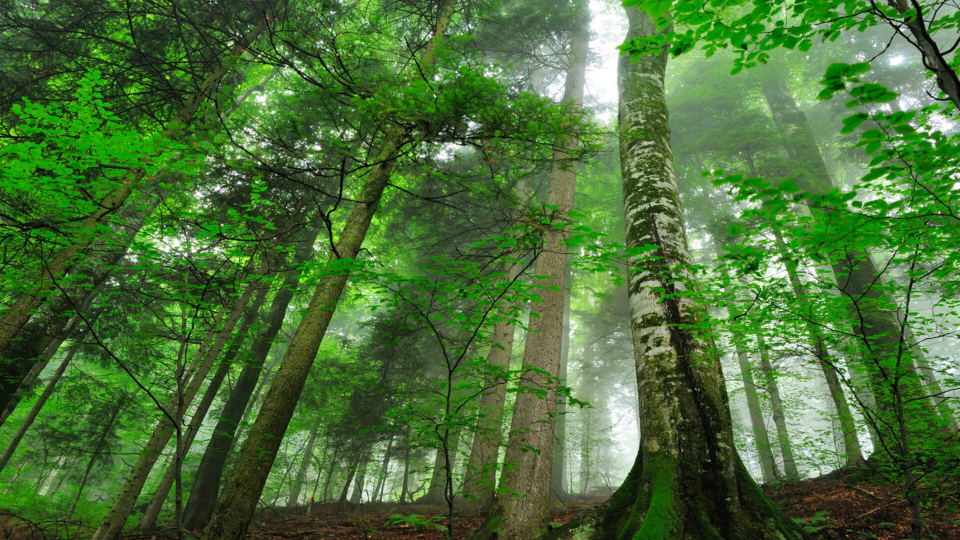
#> input picture 8/images/1.jpg, 1920 x 1080 px (shown at 1/2 size)
$ python 8_7.py
#> lines starting #> are read from the running program, lines starting #| are printed output that depends on the picture
# Импорт необходимых библиотек:
import cv2           # OpenCV для обработки изображений и работы с алгоритмами детекции/сопоставления
import numpy as np   # NumPy для работы с массивами и математическими операциями
import matplotlib.pyplot as plt  # Matplotlib для построения графиков и гистограмм

# ------------------------- ШАГ 1: Загрузка и модификация изображения -------------------------

# Задаём путь к исходному изображению.
# Замените 'img1.jpg' на путь к вашему изображению.
img_path = 'images/1.jpg'
img_original = cv2.imread(img_path)
#> img_original is the input picture: shape (1080, 1920, 3); mean B, G, R 54.9, 110.8, 73.7

# Проверяем, что изображение загружено корректно.
if img_original is None:
    raise IOError(f"Не удалось загрузить изображение по пути: {img_path}")

# Задаём коэффициент масштабирования (например, уменьшаем изображение в 2 раза).
scale_factor = 0.5

# Создаём модифицированное изображение посредством уменьшения размера.
img_modified = cv2.resize(img_original, (0, 0), fx=scale_factor, fy=scale_factor)
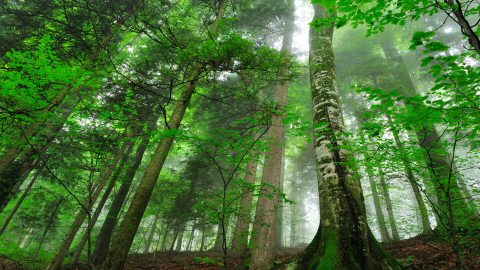
#> img_modified: shape (540, 960, 3) (shown at 1/2 size); mean B, G, R 55, 111, 73.8

save_dir = 'images/8_7.jpg'  # замените на нужную вам директорию
cv2.imwrite(save_dir, img_modified)


# Преобразуем изображения в оттенки серого (для детекции ключевых точек).
gray_original = cv2.cvtColor(img_original, cv2.COLOR_BGR2GRAY)
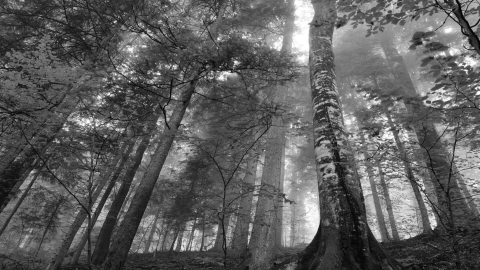
#> gray_original: shape (1080, 1920) (shown at 1/4 size); min 0, max 255, mean 93.3
gray_modified = cv2.cvtColor(img_modified, cv2.COLOR_BGR2GRAY)
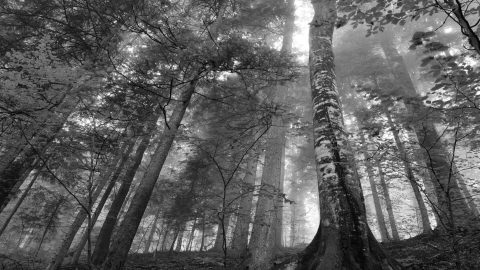
#> gray_modified: shape (540, 960) (shown at 1/2 size); min 1, max 255, mean 93.5

# ------------------------- ШАГ 2: Обнаружение ключевых точек на исходном изображении -------------------------

# Создаём объект детектора ORB.
# Параметр nfeatures можно оставить по умолчанию или задать достаточно большое число, чтобы получить все ключевые точки.
orb = cv2.ORB_create(nfeatures=500)

# Обнаруживаем ключевые точки и вычисляем дескрипторы для исходного изображения.
kp_original, des_original = orb.detectAndCompute(gray_original, None)
#> kp_original = 500 keypoints; strongest (x, y, size): (1731, 917, 44.6), (1732, 918, 37.2), (1732, 919, 31), (1731, 918, 53.6)

# Если не удалось обнаружить ключевые точки, выводим сообщение.
if kp_original is None or len(kp_original) == 0:
    raise ValueError("Не удалось обнаружить ключевые точки на исходном изображении.")

# Вычисляем bounding box (прямоугольник) для ключевых точек исходного изображения.
# Для этого получаем координаты всех ключевых точек и находим минимальные и максимальные значения.
pts = np.array([kp.pt for kp in kp_original])
#> pts = 500 pairs, first value 162 to 1885, second value 40.8 to 1002
min_x = int(np.min(pts[:, 0]))
#> min_x = 162
min_y = int(np.min(pts[:, 1]))
#> min_y = 40
max_x = int(np.max(pts[:, 0]))
#> max_x = 1885
max_y = int(np.max(pts[:, 1]))
#> max_y = 1002

print(f"Исходный bounding box по ключевым точкам: ({min_x}, {min_y}) - ({max_x}, {max_y})")
#| Исходный bounding box по ключевым точкам: (162, 40) - (1885, 1002)

# ------------------------- ШАГ 3: Обнаружение ключевых точек на модифицированном изображении с ограничением области -------------------------

# Обнаруживаем ключевые точки и вычисляем дескрипторы для модифицированного изображения.
kp_modified, des_modified = orb.detectAndCompute(gray_modified, None)
#> kp_modified = 500 keypoints; strongest (x, y, size): (865, 458, 31), (865, 457, 37.2), (459, 142, 31), (259, 163, 31)

# Если не удалось обнаружить ключевые точки, выводим сообщение.
if kp_modified is None or len(kp_modified) == 0:
    raise ValueError("Не удалось обнаружить ключевые точки на модифицированном изображении.")

# Вычисляем масштабированный bounding box для модифицированного изображения.
# Так как изображение уменьшено, координаты bounding box нужно масштабировать.
min_x_mod = int(min_x * scale_factor)
#> min_x_mod = 81
min_y_mod = int(min_y * scale_factor)
#> min_y_mod = 20
max_x_mod = int(max_x * scale_factor)
#> max_x_mod = 942
max_y_mod = int(max_y * scale_factor)
#> max_y_mod = 501

print(f"Масштабированный bounding box для модифицированного изображения: ({min_x_mod}, {min_y_mod}) - ({max_x_mod}, {max_y_mod})")
#| Масштабированный bounding box для модифицированного изображения: (81, 20) - (942, 501)

# Фильтруем ключевые точки модифицированного изображения: оставляем только те,
# которые находятся внутри вычисленного масштабированного прямоугольника.
filtered_kp = []
filtered_des = []
for kp, desc in zip(kp_modified, des_modified):
    x, y = kp.pt
    if min_x_mod <= x <= max_x_mod and min_y_mod <= y <= max_y_mod:
        filtered_kp.append(kp)
        filtered_des.append(desc)
#> this loop made 500 passes
#> (kp, x, y) on passes 1 to 3: (keypoint at (248, 257), size 31, 248, 257), (keypoint at (262, 53), size 31, 262, 53), (keypoint at (183, 258), size 31, 183, 258)
#> after the loop, filtered_des = 499 items; filtered_kp = 499 keypoints; strongest (x, y, size): (865, 458, 31), (865, 457, 37.2), (459, 142, 31), (259, 163, 31)

# Преобразуем список дескрипторов в массив NumPy.
if len(filtered_des) > 0:
    filtered_des = np.array(filtered_des)
else:
    raise ValueError("Нет ключевых точек в выбранном регионе модифицированного изображения.")

print(f"Количество ключевых точек на модифицированном изображении до фильтрации: {len(kp_modified)}")
#| Количество ключевых точек на модифицированном изображении до фильтрации: 500
print(f"Количество ключевых точек в пределах bounding box: {len(filtered_kp)}")
#| Количество ключевых точек в пределах bounding box: 499

# ------------------------- ШАГ 4: Сопоставление дескрипторов между изображениями -------------------------

# Создаём объект BFMatcher.
# Поскольку ORB генерирует бинарные дескрипторы, используем норму Hamming.
bf = cv2.BFMatcher(cv2.NORM_HAMMING, crossCheck=True)

# Выполняем сопоставление дескрипторов между исходным изображением и модифицированным (с ограниченными ключевыми точками).
matches = bf.match(des_original, filtered_des)
#> matches = 224 matches
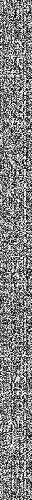
#> des_original: shape (500, 32); min 0, max 255, mean 129.2

# Сортируем совпадения по расстоянию (меньшее расстояние соответствует лучшему совпадению).
matches = sorted(matches, key=lambda x: x.distance)

# Извлекаем список расстояний для каждого совпадения.
distances = [m.distance for m in matches]
#> distances = 224 values from 7 to 85

# Вычисляем минимальное расстояние среди совпадений.
min_distance = min(distances) if distances else None
#> min_distance = 7
print(f"Минимальное расстояние между совпадающими дескрипторами: {min_distance}")
#| Минимальное расстояние между совпадающими дескрипторами: 7.0

# ------------------------- ШАГ 5: Визуализация результатов -------------------------

# Строим гистограмму распределения расстояний совпадений дескрипторов.
plt.figure(figsize=(10, 6))
plt.hist(distances, bins=20, alpha=0.7, color='blue', edgecolor='black')
plt.title("Гистограмма расстояний дескрипторов между исходным и модифицированным изображениями")
plt.xlabel("Расстояние дескрипторов")
plt.ylabel("Частота")
plt.grid(True)
plt.show()
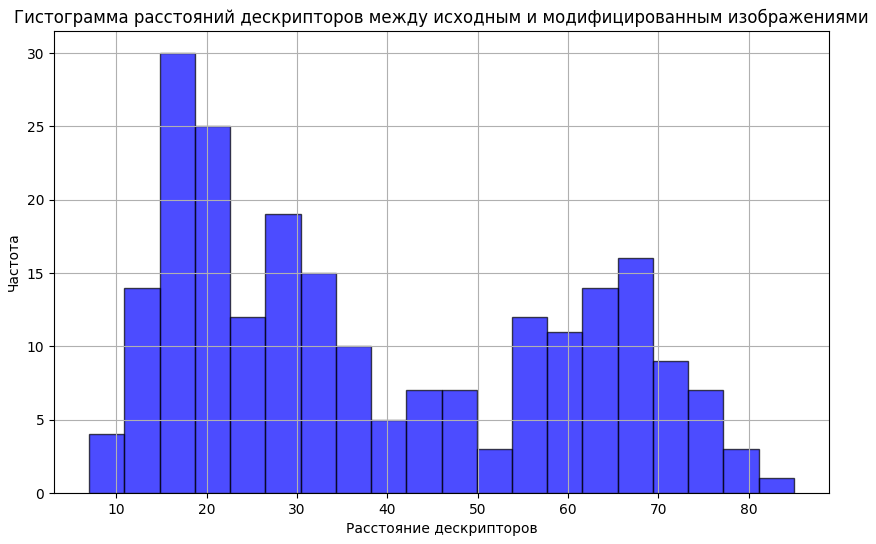
#> figure drawn by matplotlib, 1 panel; tallest bar 30 high, from x = 14.8 to 18.7

$ run again, with 8/images/2.jpg copied over 8/images/1.jpg
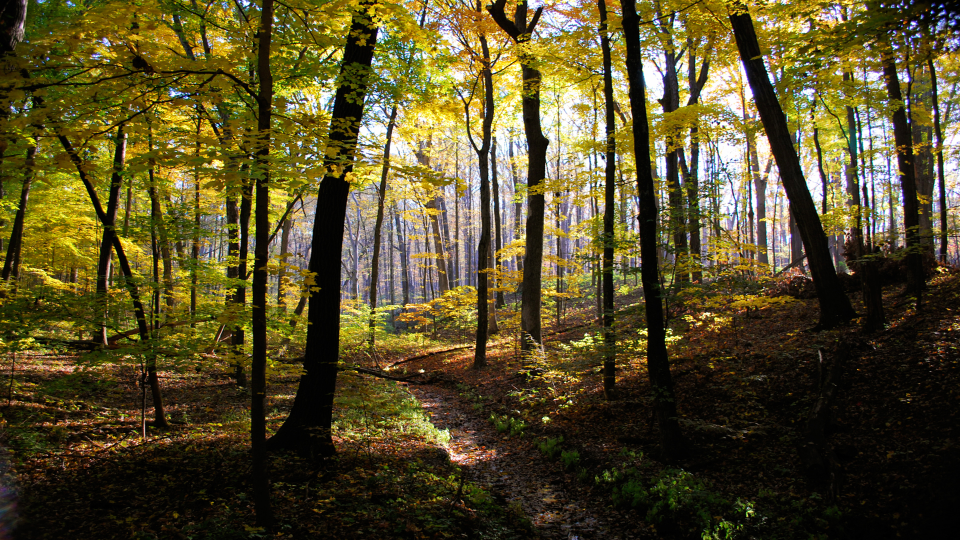
#> input picture 8/images/2.jpg, 1920 x 1080 px (shown at 1/2 size)
#> img_original is the input picture: shape (1080, 1920, 3); mean B, G, R 39.7, 75.9, 85.1
#> `gray_modified = cv2.cvtColor(img_modified, cv2.COLOR_BGR2GRAY)`:
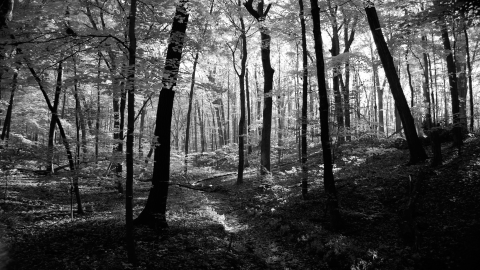
#> gray_modified: shape (540, 960) (shown at 1/2 size); min 0, max 255, mean 74.6
#> kp_original = 500 keypoints; strongest (x, y, size): (1230, 367, 31), (1438, 246, 31), (1201, 370, 37.2), (1037, 80, 31)
#> pts = 500 pairs, first value 36 to 1837.2, second value 32 to 1032
#> min_x = 36
#> min_y = 32
#> max_x = 1837
#> max_y = 1032
#| Исходный bounding box по ключевым точкам: (36, 32) - (1837, 1032)
#> kp_modified = 500 keypoints; strongest (x, y, size): (479, 149, 31), (479, 148, 37.2), (666, 338, 31), (603, 157, 31)
#> min_x_mod = 18
#> min_y_mod = 16
#> max_x_mod = 918
#> max_y_mod = 516
#| Масштабированный bounding box для модифицированного изображения: (18, 16) - (918, 516)
#> the loop `for kp, desc in zip(kp_modified, des_modified):` made 500 passes
#> (kp, x, y) on passes 1 to 3: (keypoint at (806, 262), size 31, 806, 262), (keypoint at (675, 66), size 31, 675, 66), (keypoint at (348, 172), size 31, 348, 172)
#> after the loop `for kp, desc in zip(kp_modified, des_modified):`: filtered_des = 499 items; filtered_kp = 499 keypoints; strongest (x, y, size): (479, 149, 31), (479, 148, 37.2), (666, 338, 31), (603, 157, 31)
#| Количество ключевых точек на модифицированном изображении до фильтрации: 500
#| Количество ключевых точек в пределах bounding box: 499
#> matches = 201 matches
#> distances = 201 values from 7 to 79
#> min_distance = 7
#| Минимальное расстояние между совпадающими дескрипторами: 7.0
#> `plt.show()`:
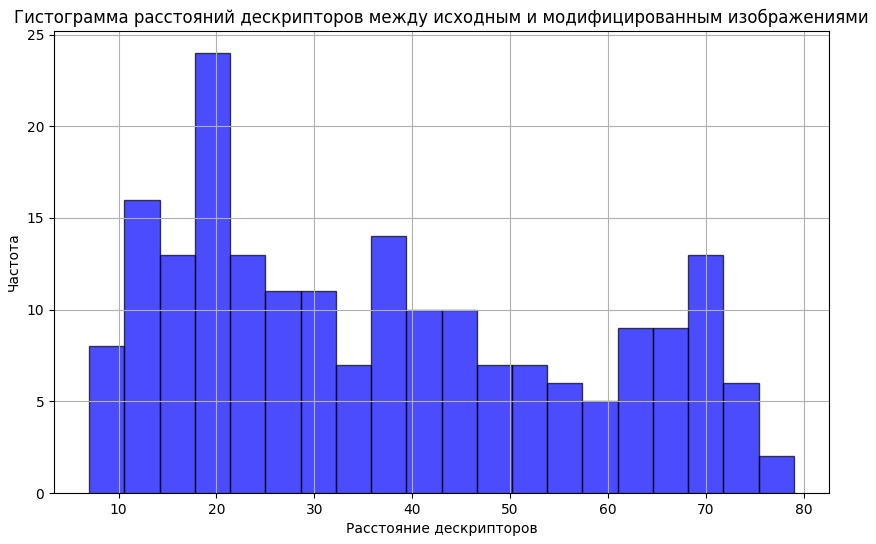
#> figure drawn by matplotlib, 1 panel; tallest bar 24 high, from x = 17.8 to 21.4

$ run again, with 8/images/4.jpg copied over 8/images/1.jpg
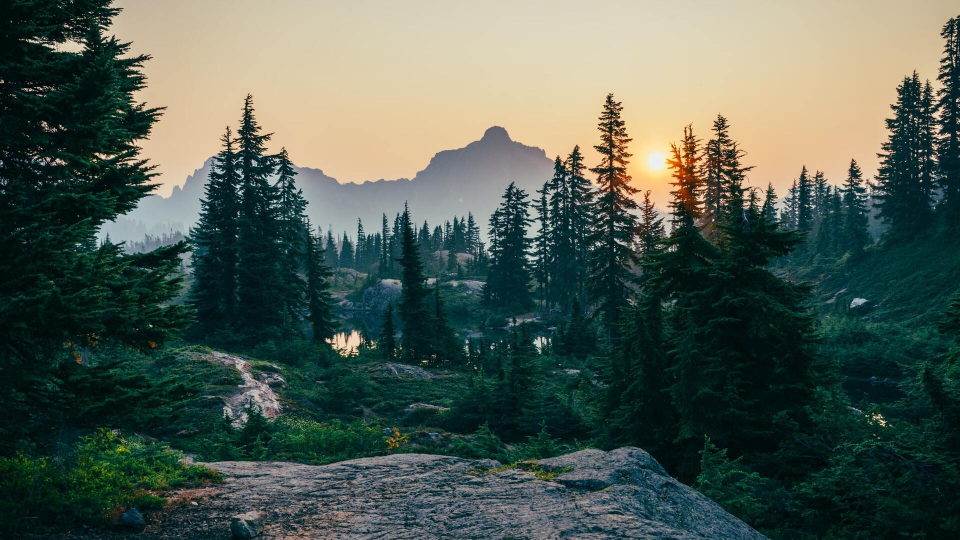
#> input picture 8/images/4.jpg, 1920 x 1080 px (shown at 1/2 size)
#> img_original is the input picture: shape (1080, 1920, 3); mean B, G, R 82.4, 92.7, 79.6
#> `gray_modified = cv2.cvtColor(img_modified, cv2.COLOR_BGR2GRAY)`:
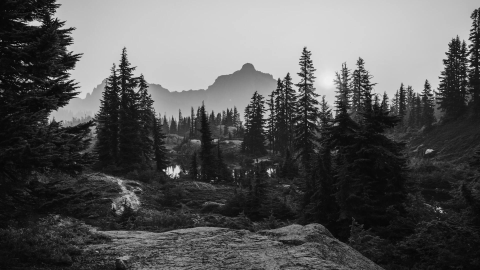
#> gray_modified: shape (540, 960) (shown at 1/2 size); min 4, max 241, mean 87.7
#> kp_original = 500 keypoints; strongest (x, y, size): (433, 458, 31), (1838, 301, 31), (1829, 207, 31), (53, 80, 31)
#> pts = 500 pairs, first value 44 to 1887, second value 43.2 to 849.6
#> min_x = 44
#> min_y = 43
#> max_x = 1887
#> max_y = 849
#| Исходный bounding box по ключевым точкам: (44, 43) - (1887, 849)
#> kp_modified = 500 keypoints; strongest (x, y, size): (146, 174, 31), (239, 131, 31), (57, 159, 31), (103, 41, 31)
#> min_x_mod = 22
#> min_y_mod = 21
#> max_x_mod = 943
#> max_y_mod = 424
#| Масштабированный bounding box для модифицированного изображения: (22, 21) - (943, 424)
#> the loop `for kp, desc in zip(kp_modified, des_modified):` made 500 passes
#> (kp, x, y) on passes 1 to 3: (keypoint at (542, 239), size 31, 542, 239), (keypoint at (910, 81), size 31, 910, 81), (keypoint at (524, 236), size 31, 524, 236)
#> after the loop `for kp, desc in zip(kp_modified, des_modified):`: filtered_des = 500 items; filtered_kp has the same summary as kp_modified
#| Количество ключевых точек на модифицированном изображении до фильтрации: 500
#| Количество ключевых точек в пределах bounding box: 500
#> matches = 193 matches
#> distances = 193 values from 6 to 79
#> min_distance = 6
#| Минимальное расстояние между совпадающими дескрипторами: 6.0
#> `plt.show()`:
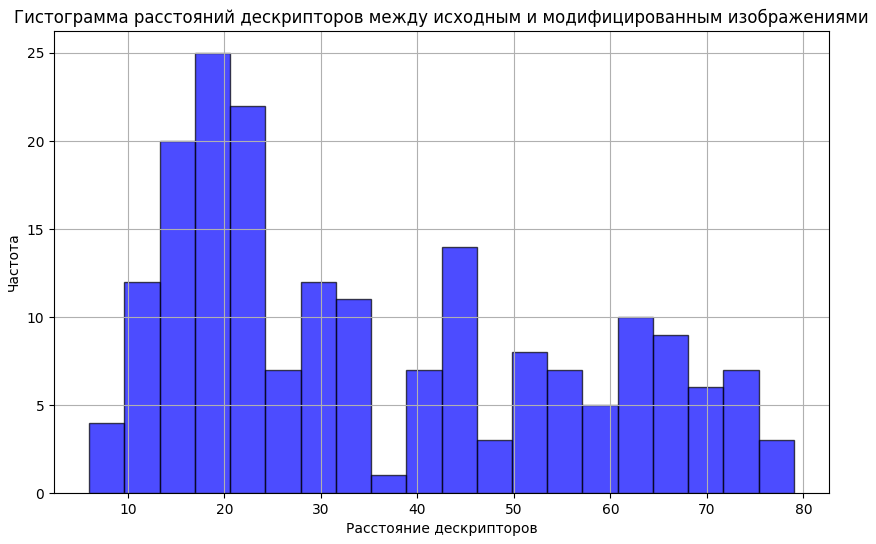
#> figure drawn by matplotlib, 1 panel; tallest bar 25 high, from x = 16.95 to 20.6
